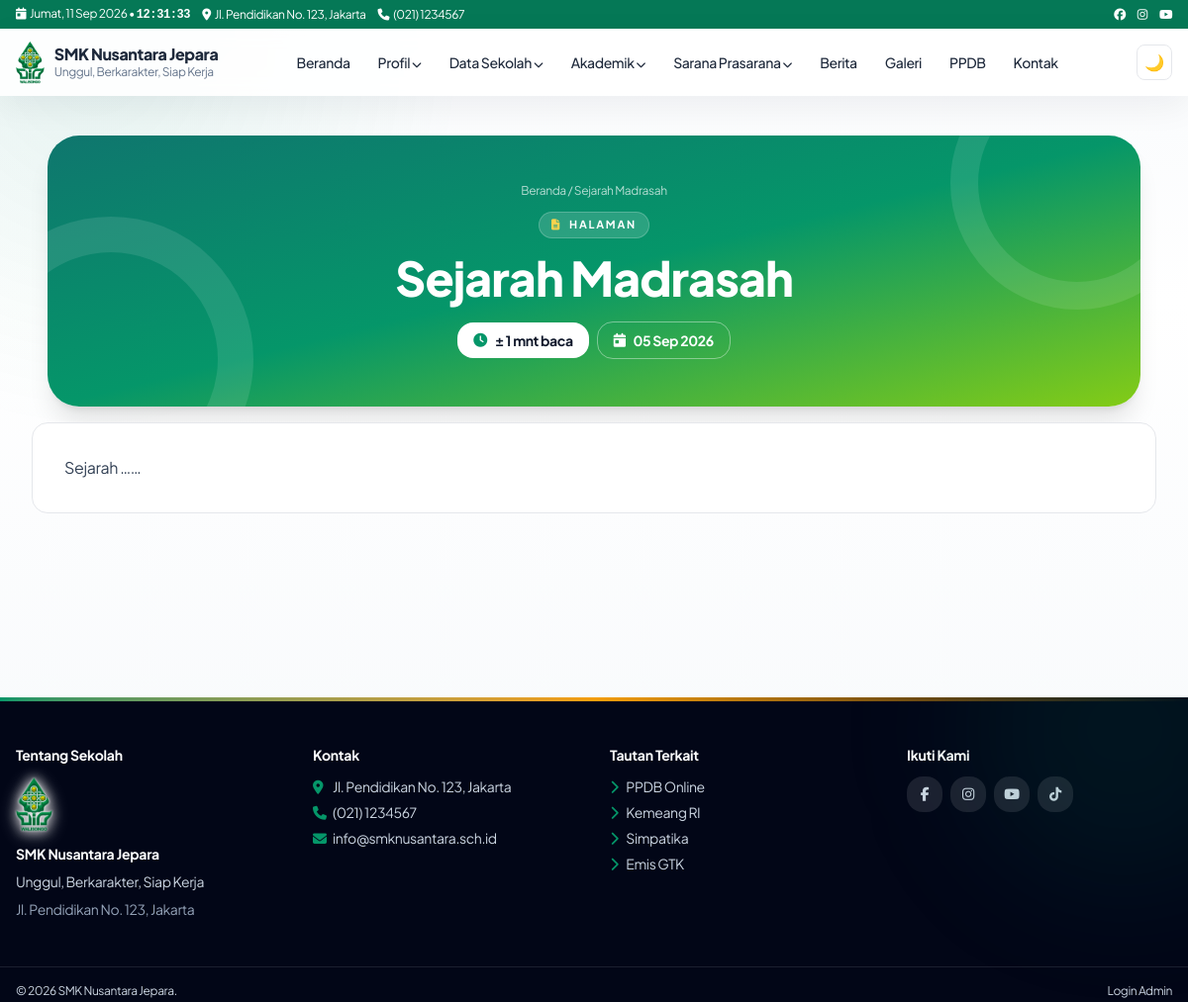
The page /sejarah-madrasah on the database its author committed.
### tables this page shows
CREATE TABLE IF NOT EXISTS settings (
  id INT UNSIGNED AUTO_INCREMENT PRIMARY KEY,
  `key` VARCHAR(100) NOT NULL UNIQUE,
  `value` TEXT DEFAULT NULL,
  updated_at TIMESTAMP DEFAULT CURRENT_TIMESTAMP ON UPDATE CURRENT_TIMESTAMP
);

CREATE TABLE IF NOT EXISTS menu_items (
  id INT UNSIGNED AUTO_INCREMENT PRIMARY KEY,
  menu_id INT UNSIGNED NOT NULL,
  parent_id INT UNSIGNED DEFAULT NULL,
  label VARCHAR(150) NOT NULL,
  url VARCHAR(500) NOT NULL,
  target VARCHAR(20) DEFAULT '_self',
  sort_order INT DEFAULT 0,
  is_active TINYINT(1) DEFAULT 1,
  kind VARCHAR(20) NOT NULL DEFAULT 'link',
  mega_id INT UNSIGNED DEFAULT NULL,
  INDEX idx_menu_parent (menu_id, parent_id, sort_order),
  CONSTRAINT fk_mi_menu FOREIGN KEY (menu_id) REFERENCES menus(id) ON DELETE CASCADE,
  CONSTRAINT fk_mi_parent FOREIGN KEY (parent_id) REFERENCES menu_items(id) ON DELETE CASCADE
);

CREATE TABLE IF NOT EXISTS pages (
  id INT UNSIGNED AUTO_INCREMENT PRIMARY KEY,
  title VARCHAR(255) NOT NULL,
  slug VARCHAR(255) NOT NULL UNIQUE,
  content MEDIUMTEXT DEFAULT NULL,
  featured_image VARCHAR(255) DEFAULT NULL,
  status ENUM('draft','published') DEFAULT 'draft',
  seo_title VARCHAR(255) DEFAULT NULL,
  seo_description VARCHAR(500) DEFAULT NULL,
  author_id INT UNSIGNED DEFAULT NULL,
  created_at TIMESTAMP DEFAULT CURRENT_TIMESTAMP,
  updated_at TIMESTAMP DEFAULT CURRENT_TIMESTAMP ON UPDATE CURRENT_TIMESTAMP,
  deleted_at DATETIME DEFAULT NULL,
  INDEX idx_slug_status (slug, status),
  CONSTRAINT fk_pages_author FOREIGN KEY (author_id) REFERENCES users(id) ON DELETE SET NULL
);

CREATE TABLE IF NOT EXISTS widgets (
  id INT UNSIGNED AUTO_INCREMENT PRIMARY KEY,
  area VARCHAR(60) NOT NULL,
  type VARCHAR(60) NOT NULL,
  title VARCHAR(150) DEFAULT NULL,
  content MEDIUMTEXT DEFAULT NULL,
  animation VARCHAR(30) NOT NULL DEFAULT 'zoom',
  sort_order INT DEFAULT 0,
  is_active TINYINT(1) DEFAULT 1,
  INDEX idx_area (area, is_active, sort_order)
);

### core/Router.php (called while the page is built, shortened)
<?php
final class Router {
 public static function dispatch(): void {
  require ROOT . '/pages/router.php';
 }
}

### index.php (called while the page is built, shortened)
<?php
require __DIR__ . '/config/database.php';
Router::dispatch();

### core/Database.php (called while the page is built, shortened)
<?php
final class Database {
    private static ?PDO $pdo = null;
    public static function conn(): PDO {
        if (self::$pdo) return self::$pdo;
        $c = require dirname(__DIR__) . '/config/database.php';
        $dsn = "mysql:host={$c['host']};dbname={$c['name']};charset={$c['charset']}";
        self::$pdo = new PDO($dsn, $c['user'], $c['pass'], [
            PDO::ATTR_ERRMODE => PDO::ERRMODE_EXCEPTION,
            PDO::ATTR_DEFAULT_FETCH_MODE => PDO::FETCH_ASSOC,
            PDO::ATTR_EMULATE_PREPARES => false,
        ]);
        return self::$pdo;
    }
    public static function setting(string $key, string $def = ''): string {
        try {
            $s = self::conn()->prepare('SELECT `value` FROM settings WHERE `key`=?');
            $s->execute([$key]);
            return (string)($s->fetchColumn() ?? $def);
        } catch (Throwable) { return $def; }
    }
}

### core/Helper.php (called while the page is built, shortened)
<?php
final class Helper {
    public static function e(?string $v): string { return htmlspecialchars((string)$v, ENT_QUOTES, 'UTF-8'); }
    public static function url(string $p = ''): string { return rtrim(BASE_URL, '/') . '/' . ltrim($p, '/'); }
    public static function menuUrl(string $u): array {
        $u = trim($u);
        if ($u === '' || $u === '#') return ['#', '_self'];
        $low = strtolower($u);
        if (str_starts_with($low, 'http://') || str_starts_with($low, 'https://')) return [$u, '_blank'];
        return [self::url(ltrim($u, '/')), '_self'];
    }
    public static function upload(string $p): string { return self::url('assets/uploads/' . ltrim($p, '/')); }
}

### pages/dynamic.php (the view, shortened to what this page needs)
<?php $metaTitle=$pg["seo_title"]?:$pg["title"]; require ROOT."/templates/frontend/header.php";
$plain=trim(preg_replace('/\s+/', ' ', strip_tags($pg["content"]??''))); $words=$plain!==''?str_word_count($plain):0; $mins=max(1,(int)ceil($words/200)); ?><div class="w-full px-4 md:px-8 py-10"><?php
$heroBadge='<i class="fa fa-file-lines text-amber-300"></i>Halaman';
$heroCrumb='<a href="'.Helper::url().'" class="hover:text-white">Beranda</a> / '.Helper::e($pg["title"]);
require ROOT."/templates/frontend/page-hero.php"; ?><article class="map-page mt-4 bg-white dark:bg-slate-800 border dark:border-slate-700 rounded-2xl p-6 md:p-8 text-slate-700 dark:text-slate-200 text-justify leading-relaxed reveal"><?= $pg["content"] ?></article></div><?php require ROOT."/templates/frontend/footer.php"; ?>

### templates/frontend/navbar.php (shortened to what this page needs)
<?php
$top_addr = Database::setting('address','Jl. Pendidikan No.123');
$top_phone = Database::setting('phone','(021) 1234567');
$school = Database::setting('school_name','SMK Nusantara');
$tagline = Database::setting('tagline','Unggul, Berkarakter');
$logo = Database::setting('logo','');
try {
$db = Database::conn();
$mm = $db->query("SELECT * FROM menus WHERE location='primary' LIMIT 1")->fetch();
$items = [];
if ($mm) {
  $st = $db->prepare("SELECT * FROM menu_items WHERE menu_id=? AND is_active=1 ORDER BY sort_order");
  $st->execute([$mm['id']]); $items = $st->fetchAll();
}
} catch (Throwable) { $items=[]; $mega=[]; }
function menuTree($items,$parent=null){ $o=[]; foreach($items as $i){ if(($i['parent_id']??null)==$parent) $o[]=$i; } return $o; }
function menuLink($u,$forceTarget=null){ [$href,$t]=Helper::menuUrl($u); $t=$forceTarget?:$t; return 'href="'.Helper::e($href).'"'.($t==='_blank'?' target="_blank" rel="noopener noreferrer"':''); }
?>
<div class="bg-emerald-700 text-white text-xs block"><div class="max-w-7xl mx-auto px-4 py-1.5 flex justify-between items-center gap-2">
<div class="flex gap-3 min-w-0 items-center flex-wrap"><span class="shrink-0"><i class="fa fa-calendar-day mr-1"></i><span data-clock-date><?= Helper::tgl(date('Y-m-d')) ?></span> • <span data-clock-time class="font-mono font-bold"><?= date('H:i:s') ?></span></span><span class="hidden sm:inline truncate"><i class="fa fa-location-dot mr-1"></i><?= Helper::e($top_addr) ?></span><span class="hidden md:inline"><i class="fa fa-phone mr-1"></i><?= Helper::e($top_phone) ?></span><span class="hidden xl:inline"><i class="fa fa-envelope mr-1"></i><?= Helper::e($top_email) ?></span></div>
<div class="flex gap-3 shrink-0"><a href="#" aria-label="Facebook"><i class="fab fa-facebook"></i></a><a href="#" aria-label="Instagram"><i class="fab fa-instagram"></i></a><a href="#" aria-label="Youtube"><i class="fab fa-youtube"></i></a></div>
</div></div>
<header id="mainNav" class="sticky top-0 z-50 bg-white/90 dark:bg-slate-900/90 backdrop-blur border-b-0 transition">
<div class="max-w-7xl mx-auto px-4 py-3 flex items-center justify-between gap-3">
<a href="<?= Helper::url() ?>" class="flex items-center gap-2.5"><?php if($logo): ?><img src="<?= Helper::upload($logo) ?>" alt="Logo <?= Helper::e($school) ?>" class="h-11 w-auto object-contain shrink-0"><?php else: ?><span class="w-11 h-11 rounded-xl bg-emerald-600 text-white grid place-items-center font-bold shadow-sm"><?= Helper::e(mb_substr($school,0,1)) ?></span><?php endif; ?><span><span class="block font-extrabold leading-tight"><?= Helper::e($school) ?></span><span class="block text-xs text-slate-500"><?= Helper::e($tagline) ?></span></span></a>
<nav class="hidden lg:flex items-center gap-1 text-sm font-medium" id="deskMenu">
<?php foreach(menuTree($items) as $m): $ch=menuTree($items,$m['id']); $hasMega=false;
if(!$hasMega){ foreach($mega as $g){ if(($g['label']??'')===$m['label']) $hasMega=$g; } } ?>
<?php if($hasMega): $cols=json_decode($hasMega['columns_json']??'[]',true)?:[]; ?>
<div class="relative group"><button class="px-3 py-2 rounded-lg hover:bg-emerald-50"><?= Helper::e($m['label']) ?> <i class="fa fa-chevron-down text-[10px]"></i></button>
<div class="absolute left-1/2 -translate-x-1/2 top-full pt-2 opacity-0 invisible group-hover:opacity-100 group-hover:visible transition"><div class="bg-white dark:bg-slate-800 rounded-2xl shadow-xl border p-6 grid grid-cols-3 gap-6 w-[640px] max-w-[90vw]">
<?php foreach($cols as $c): ?><div><p class="font-bold text-xs uppercase text-emerald-700 mb-2"><?= Helper::e($c['title']??'') ?></p><?php foreach($c['links']??[] as $l): ?><a href="<?= Helper::e($l['url']??'#') ?>" class="block py-1 text-slate-600 dark:text-slate-300 hover:text-emerald-600"><?= Helper::e($l['label']??'') ?></a><?php endforeach; ?></div><?php endforeach; ?>
</div></div></div>
<?php elseif($ch): ?><div class="relative group"><a <?= menuLink($m['url'],$m['target']??null) ?> class="px-3 py-2 rounded-lg hover:bg-emerald-50 inline-block"><?= Helper::e($m['label']) ?> <i class="fa fa-chevron-down text-[10px]"></i></a>
</div>
<?php else: ?><a <?= menuLink($m['url'],$m['target']??null) ?> class="px-3 py-2 rounded-lg hover:bg-emerald-50"><?= Helper::e($m['label']) ?></a><?php endif; ?><?php endforeach; ?>
</nav>
<div class="flex items-center gap-2"><button id="darkBtn" class="w-9 h-9 rounded-lg border grid place-items-center" aria-label="Tema"></button></div>
</div>
</header>

### templates/frontend/footer.php (shortened to what this page needs)
</main>
<?php
$ft = Database::setting('footer_text',Database::setting('school_name',''));
$footerWidgets=[];
try{$footerWidgets=Database::conn()->query("SELECT * FROM widgets WHERE area='footer' AND is_active=1 ORDER BY sort_order,id")->fetchAll();}catch(Throwable){$footerWidgets=[];}
function renderFw($fw,$db){
  $fwc=trim((string)($fw['content']??'')); $t=$fw['type'];
  if($t==='about'){
    $school=Database::setting('school_name',''); $tagline=Database::setting('tagline',''); $addr=Database::setting('address','');
    $schoolLogo=Helper::upload(Database::setting('logo',''));
    if(Database::setting('logo','')){echo '<img src="'.$schoolLogo.'" alt="" class="h-14 w-auto object-contain mb-3" style="filter:drop-shadow(0 0 1px #fff) drop-shadow(0 0 6px rgba(255,255,255,.9)) drop-shadow(0 2px 8px rgba(255,255,255,.45))">';}
    echo '<h4 class="font-bold text-white mb-2">'.Helper::e($school).'</h4><p>'.Helper::e($tagline).'</p><p class="mt-2 text-slate-400">'.Helper::e($addr).'</p>';
    return;
  }
  if($t==='links'){ $lnks=json_decode((string)$fwc,true)?:[]; echo '<div class="grid gap-1.5">'; foreach($lnks as $lk){ $lbl=trim($lk['label']??''); $href=trim($lk['url']??''); [$fhref,$auto]=Helper::menuUrl($href); $tgt=(($lk['target']??'')==='_blank'||$auto==='_blank')?' target="_blank" rel="noopener noreferrer"':''; echo '<a href="'.Helper::e($fhref).'"'.$tgt.' class="text-sm hover:text-white hover:translate-x-1 transition"><i class="fa fa-chevron-right text-emerald-500 mr-2"></i>'.Helper::e($lbl).'</a>'; } echo '</div>'; return; }
  if($t==='contact'){ echo '<div class="grid gap-1.5 text-sm"><p><i class="fa fa-location-dot text-emerald-500 w-5"></i>'.Helper::e(Database::setting('address','-')).'</p><p><i class="fa fa-phone text-emerald-500 w-5"></i>'.Helper::e(Database::setting('phone','-')).'</p><p><i class="fa fa-envelope text-emerald-500 w-5"></i>'.Helper::e(Database::setting('email','-')).'</p></div>'; return; }
  if($t==='social'){ echo '<div class="flex flex-wrap gap-2">'; foreach(['facebook'=>'fa-facebook-f','instagram'=>'fa-instagram','youtube'=>'fa-youtube','tiktok'=>'fa-tiktok'] as $fsn=>$fsi){$fsu=Database::setting($fsn,'');if(!$fsu)continue;echo '<a href="'.Helper::e($fsu).'" target="_blank" rel="noopener noreferrer" class="w-9 h-9 rounded-xl bg-white/10 grid place-items-center hover:bg-emerald-600" aria-label="'.ucfirst($fsn).'"><i class="fab '.$fsi.'"></i></a>';} echo '</div>'; return; }
}
?>
<footer class="relative overflow-hidden bg-slate-950 text-slate-300 mt-auto w-full">
<div class="absolute inset-x-0 top-0 h-1 bg-gradient-to-r from-emerald-600 via-amber-500 to-emerald-600"></div>
<div class="absolute -top-32 -right-24 w-80 h-80 rounded-full bg-emerald-600/10 blur-3xl pointer-events-none"></div>
<div class="max-w-7xl mx-auto px-4 py-12 grid md:grid-cols-4 gap-8 text-sm">
<?php foreach($footerWidgets as $fw): ?>
<div><h4 class="font-bold text-white mb-3"><?= Helper::e($fw['title']?:'Informasi') ?></h4>
<?php renderFw($fw,$db); ?></div>
<?php endforeach; ?>
</div>
<div class="border-t border-white/10"><div class="max-w-7xl mx-auto px-4 py-4 flex flex-col md:flex-row justify-between text-xs gap-2">
<span>&copy; <?= date('Y') ?> <?= Helper::e($ft) ?>.</span>
<a href="<?= Helper::url('admin/login') ?>" target="_blank" rel="noopener noreferrer" class="hover:text-white">Login Admin</a>
</div></div>
</footer>
</body></html>

### assets/css/style.css (style rules this page uses)
:root { --font-body:"Plus Jakarta Sans",system-ui,-apple-system,"Segoe UI",sans-serif }
html,body,input,select,textarea,button { font-family:var(--font-body)!important }
h1,h2,h3,h4 { font-family:var(--font-body)!important;letter-spacing:-.02em;font-weight:800 }
.reveal { opacity:1 }
.reveal.show { animation:revealIn .7s cubic-bezier(.16,1,.3,1) both }
.card-hover,[class*="rounded-2xl"].border,[class*="rounded-3xl"].border { transition:transform .28s cubic-bezier(.16,1,.3,1),box-shadow .28s ease,border-color .28s ease }
html,body { max-width:100%;overflow-x:clip }
body { position:relative }
main,header,footer { max-width:100% }
img,video,iframe { max-width:100%;height:auto }
.prose,.prose p,.prose li,article p,article li,.text-justify { overflow-wrap:anywhere;word-break:break-word }
main>div { max-width:100%;min-width:0 }
.reveal { min-width:0;max-width:100%;overflow-wrap:anywhere }
html { height:100% }
body.site-shell { min-height:100vh;display:flex;flex-direction:column }
body.site-shell>footer { margin-top:auto;flex-shrink:0;width:100% }

### rows shown on the page
settings: value "Jl. Pendidikan No. 123, Jakarta"
settings: value "(021) 1234567"
settings: value (picture)
settings: value "SMK Nusantara Jepara"
settings: value "Unggul, Berkarakter, Siap Kerja"
menu_items: label "Beranda"
menu_items: label "Profil"
menu_items: label "Data Sekolah"
menu_items: label "Akademik"
menu_items: label "Sarana Prasarana"
menu_items: label "Berita"
menu_items: label "Galeri"
menu_items: label "PPDB", lbl "Kemeang RI", lbl "Simpatika", lbl "Emis GTK"
menu_items: label "Kontak"
pages: title "Sejarah Madrasah", content "Sejarah ……"
widgets: title "Tentang Sekolah", settings.value (picture), settings.value "SMK Nusantara Jepara", settings.value "Unggul, Berkarakter, Siap Kerja", settings.value "Jl. Pendidikan No. 123, Jakarta"
widgets: title "Kontak", settings.value "Jl. Pendidikan No. 123, Jakarta", settings.value "(021) 1234567", settings.value "info@smknusantara.sch.id"
widgets: title "Tautan Terkait", type "links" (drawn), lbl "PPDB Online"
widgets: title "Ikuti Kami", type "social" (drawn)

### other values the page prints
Helper::e($heroTitle) "Sejarah Madrasah"
Helper::e($st['label']??'') "± 1 mnt baca"
Helper::e($st['label']??'') "05 Sep 2026"
